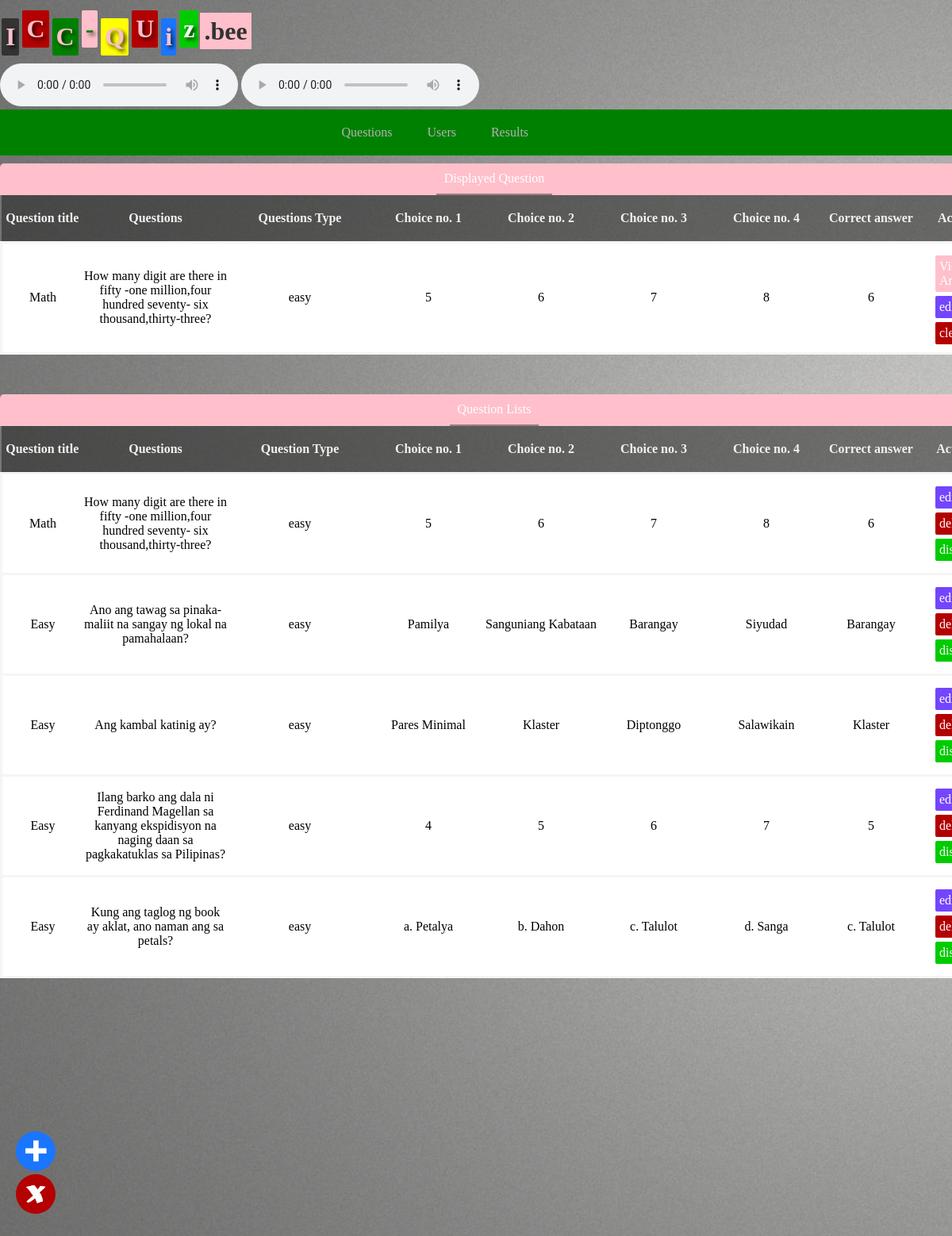
The page /admin.php?quiz_type=easy (signed in) on the database its author committed.
### tables this page shows
CREATE TABLE `question_display` (
  `question_no` int(11) NOT NULL,
  `choice_one` varchar(255) DEFAULT NULL,
  `choice_two` varchar(255) DEFAULT NULL,
  `choice_three` varchar(255) DEFAULT NULL,
  `choice_four` varchar(255) DEFAULT NULL,
  `main_question` varchar(265) NOT NULL,
  `type` varchar(265) NOT NULL,
  `answer` varchar(200) NOT NULL,
  `question_title` varchar(400) NOT NULL
);

CREATE TABLE `table_for_questions` (
  `question_no` int(11) NOT NULL,
  `choice_one` varchar(255) DEFAULT NULL,
  `choice_two` varchar(255) DEFAULT NULL,
  `choice_three` varchar(255) DEFAULT NULL,
  `choice_four` varchar(255) DEFAULT NULL,
  `main_question` text NOT NULL,
  `type` varchar(63) NOT NULL,
  `answer` varchar(200) NOT NULL,
  `question_title` varchar(400) NOT NULL
);

### admin.php (the view, shortened to what this page needs)
<?php
$type=$_GET['quiz_type'];
if (isset($_SESSION['admin_id'])) {
include("connection.php");
?>
<!DOCTYPE html>
<html>
<head>
</head>
<body>
<div class="menu"><div class="logos">
	<div class="logo"><h1><span>I</span><span>C</span><span>C</span><span>-</span><span>Q</span><span>U</span><span>i</span><span>z</span><label>.bee</label> </h1></div>
</div>
			<audio class="audio" controls="controls" onloadeddata="var audioPlayer = this;setTimeout(function(){audioPlayer.play();},8000)">
	<source src="clock.mp3" type="audio/mp3">
</audio>
<audio class="audio" controls="controls" onloadeddata="var audioPlayer = this;setTimeout(function(){audioPlayer.play();},14000)">
	<source src="time.mp3" type="audio/mp3">
</audio>
<div class="header">
	<div class="table">
	<div class="main_table">
		<ul><li><a href="main_admin.php" target="_blank">Questions </a></li>
		<li><a href="user.php"  target="_blank">Users</a></li>
	<li><a href="final_result.php"  target="_blank">Results</a></li>
	</div>
	</div>
</div>
<div class="main">
<div class="final_question">
	<div class="heads"><span>Displayed Question </span></div>
<?php
include("select_display.php");
?>
</div>
	<div class="sulod">
		<div class="heads"><span>Question Lists</span></div>
	<table>
		<thead>
		<tr>
			  <th style="width:80px;">Question title</th>
			  <th style="width: 100px;">Questions</th>
			  <th style="width:100px;">Question Type</th>
			  <th style="width:100px;">Choice no. 1</th>
			  <th style="width:100px;">Choice no. 2</th>
			  <th style="width:100px;">Choice no. 3</th>
			  <th style="width:100px;">Choice no. 4</th>
			   <th style="width:100px;">Correct answer</th>
			  <th><center>Action</center></th>
			</tr>
			</thead>
			<?php
$select = mysqli_query($conn,"SELECT * from table_for_questions where type='$type' order by question_no DESC");
       while ($result=mysqli_fetch_array($select)) {
    ?>
<tr class="hover">
				<td><div class="title_"><?php echo $result['question_title']; ?></div></td>
				<td><div class="question"><?php echo $result['main_question']; ?></div></td>
				<td><div class="question"><?php echo $result['type']; ?></div></td>
<td><div class="choices"><?php echo $result['choice_one']; ?></div></td>
<td><div class="choices"><?php echo $result['choice_two']; ?></div></td>
<td><div class="choices"><?php echo $result['choice_three']; ?></div></td>
<td><div class="choices"><?php echo $result['choice_four']; ?></div></td>
<td><div class="correct"><?php echo $result['answer']; ?></div></td>
<td class="log"><div class="logos">
	<a class="edit" href="admin.php?update=true&&question=<?php echo $result['main_question']; ?>&&choice_one=<?php echo $result['choice_one']; ?>&&choice_two=<?php echo $result['choice_two']; ?>&&choice_three=<?php echo $result['choice_three']; ?>&&choice_four=<?php echo $result['choice_four']; ?>&&correct=<?php echo $result['answer'];?>&&title=<?php echo $result['question_title'];?>&&no=<?php echo $result['question_no']; ?>">edit</a>
		<a href="delete.php?no=<?php echo $result['question_no']; ?>" class="delete">delete</a>
		<a href="display.php?question=<?php echo $result['main_question']; ?>&&choice_one=<?php echo $result['choice_one']; ?>&&choice_two=<?php echo $result['choice_two']; ?>&&choice_three=<?php echo $result['choice_three']; ?>&&choice_four=<?php echo $result['choice_four']; ?>&&correct=<?php echo $result['answer'];?>&&title=<?php echo $result['question_title'];?>&&no=<?php echo $result['question_no']; ?>&&type=<?php echo $type; ?>" class="display" style=" margin-bottom: 5px;">display</a>
</div></td>
			</tr>
    <?php
       }
			?>
	</table>
	<div style="height: 150px;"></div>
	</div>
</div>
</div>
<div class="add_delete">
	<div class="add"><img src="images/add.png"></div>
	<div class="del"><a href="deleteallquestion.php"><img src="images/delete.png"></a></div>
</div>
</body>
</html>
		<?php
}else{
header("location:mainadmin.php");
}
?>

### select_display.php
<?php
include("connection.php");
?>
<table>
		<thead>
		<tr>
			  <th style="width:100px;">Question title</th>
			  <th style="width: 180px;">Questions</th>
			  <th style="width: 180px;">Questions  Type</th>
			  <th style="width:140px;">Choice no. 1</th>
			  <th style="width:140px;">Choice no. 2</th>
			  <th style="width:140px;">Choice no. 3</th>
			  <th style="width:140px;">Choice no. 4</th>
			   <th style="width:120px;">Correct answer</th>
			  <th><center>Action</center></th>
			</tr>
			</thead>
			<?php
$select = mysqli_query($conn,"SELECT * from question_display ");
       while ($result=mysqli_fetch_array($select)) {
    ?>
<tr class="hover">
				<td><div class="title_"><?php echo $result['question_title']; ?></div></td>
				<td><div class="question"><?php echo $result['main_question']; ?></div></td>
				<td><div class="question"><?php echo $type; ?></div></td>
<td><div class="choices"><?php echo $result['choice_one']; ?></div></td>
<td><div class="choices"><?php echo $result['choice_two']; ?></div></td>
<td><div class="choices"><?php echo $result['choice_three']; ?></div></td>
<td><div class="choices"><?php echo $result['choice_four']; ?></div></td>
<td><div class="correct"><?php echo $result['answer']; ?></div></td>
<td class="log"><div class="logos">
	<a href="answer.php?type=<?php echo $type ?>" class="answer">View Answer</a>
	<a class="edit" href="admin.php?display=true&&update=true&&question=<?php echo $result['main_question']; ?>&&choice_one=<?php echo $result['choice_one']; ?>&&choice_two=<?php echo $result['choice_two']; ?>&&choice_three=<?php echo $result['choice_three']; ?>&&choice_four=<?php echo $result['choice_four']; ?>&&correct=<?php echo $result['answer'];?>&&title=<?php echo $result['question_title'];?>&&no=<?php echo $result['question_no']; ?>">edit</a>
		<a href="clear.php" class="delete">clear</a>
</div></td>
			</tr>
    <?php
       }
			?>
	</table>

### admin.php (style rules this page uses)
body { margin: 0px; background: url(images/think.jpg); overflow-y: hidden; font-family: corbel; background-repeat: no-repeat; background-attachment: fixed; background-size: cover; }
h1 span:first-child { background: rgba(26, 26, 26,.7); color: pink; margin: 2px; padding:5px; }
h1 span:nth-child(2) { background:rgb(179, 0, 0); color: pink; margin: 2px; position: relative; bottom: 10px; padding:5px; }
h1 span:nth-last-of-type(5) { background: pink; color: green; margin: 2px; position: relative; bottom: 10px; padding:5px; }
h1 span:nth-last-of-type(6) { background: green; color: pink; margin: 2px; padding:5px; }
h1 span:nth-last-of-type(4) { background: yellow; color: pink; margin: 2px; padding:5px; }
h1 span:nth-last-of-type(2) { background: rgb(26, 117, 255); color: pink; margin: 2px; padding:5px; }
h1 span:nth-last-of-type(3) { background:rgb(179, 0, 0); color: pink; margin: 2px; position: relative; bottom: 10px; padding:5px; }
h1 span:last-of-type { background: rgb(0, 204, 0); color: white; margin: 2px; padding:5px; position: relative; bottom: 10px; }
h1 span { text-shadow: 3px 3px 5px rgba(0,0,0,.8); }
h1 label { display: inline; background: pink; padding: 5px; color: rgb(50,50,50); }
.main { position: absolute; height: 100%; overflow: scroll; width: 100%; }
.sulod { width: 1200px; margin: auto; margin-top: 50px; }
table { width: 100%; }
table, td { border-collapse: collapse; }
tr.hover { border: solid rgb(245, 245, 245); }
td { text-align: center; }
th { text-align: center; padding-top: 20px; padding-bottom: 20px; background:rgba(26, 26, 26,.5); color:rgb(242, 242, 242); }
.question { width: 180px; word-wrap: break-word; max-width: 180px; height: auto; text-align: center; }
.choices { width: 140px; word-wrap: break-word; max-width: 140px; text-align: center; }
.correct { width: 120px; word-wrap: break-word; max-width: 120px; text-align: center; }
.logos a { text-decoration: none; color: white; padding: 5px; margin-top: 5px; float: left; margin-left: 10px; border-radius: 2px; }
.logos span { text-decoration: none; color: white; padding: 5px; margin-top: 5px; float: left; margin-left: 10px; border-radius: 2px; cursor: default; }
.edit { background: rgb(116, 69, 255); }
.delete { background:rgb(179, 0, 0); }
.answer { background:pink; }
.log { text-align: left; padding: 10px; }
.display { background: rgb(0, 204, 0); }
.add_delete { position: fixed; left: 20px; bottom: 50px; }
.add img { background: rgb(26, 117, 255); width: 30px; height: 30px; border-radius: 100%; padding: 10px; }
.del a img { width: 30px; height: 30px; border-radius: 100%; padding: 10px; background:rgb(179, 0, 0); }
.title_ { width: 100px; word-wrap: break-word; max-width: 100px; height: auto; text-align: center; }
.final_question { width: 1200px; margin: auto; margin-top: 10px; }
.heads span { margin: 0px; color: white; padding: 10px; display: inline-block; border-bottom:2px solid rgba(20,20,20,.4); }
.heads { background:pink; width: 1246px; text-align: center; border-top-left-radius: 5px; border-top-right-radius: 5px; }
.header { background:green; }
.table { width: 379px; margin: auto; }
ul li { display: inline-block; list-style-type: none; }
ul { padding: 0px; margin: 0px; cursor: pointer; }
ul li a { padding: 20px; text-decoration: none; color: #b3b3b3; display: inline-block; }

### rows shown on the page
question_display: question_title "Math", main_question "How many digit are there in fifty -one million,four hundred seventy- six thousand,thirty-three?", choice_one "5", choice_two "6", choice_three "7", choice_four "8", answer "6"
table_for_questions: question_title "Math", main_question "How many digit are there in fifty -one million,four hundred seventy- six thousand,thirty-three?", type "easy", choice_one "5", choice_two "6", choice_three "7", choice_four "8", answer "6"
table_for_questions: question_title "Easy", main_question "Ano ang tawag sa pinaka-maliit na sangay ng lokal na pamahalaan?", type "easy", choice_one "Pamilya", choice_two "Sanguniang Kabataan", choice_three "Barangay", choice_four "Siyudad", answer "Barangay"
table_for_questions: question_title "Easy", main_question "Ang kambal katinig ay?", type "easy", choice_one "Pares Minimal", choice_two "Klaster", choice_three "Diptonggo", choice_four "Salawikain", answer "Klaster"
table_for_questions: question_title "Easy", main_question "Ilang barko ang dala ni Ferdinand Magellan sa kanyang ekspidisyon na naging daan sa pagkakatuklas sa Pilipinas?", type "easy", choice_one "4", choice_two "5", choice_three "6", choice_four "7", answer "5"
table_for_questions: question_title "Easy", main_question "Kung ang taglog ng book ay aklat, ano naman ang sa petals?", type "easy", choice_one "a. Petalya", choice_two "b. Dahon", choice_three "c. Talulot", choice_four "d. Sanga", answer "c. Talulot"
